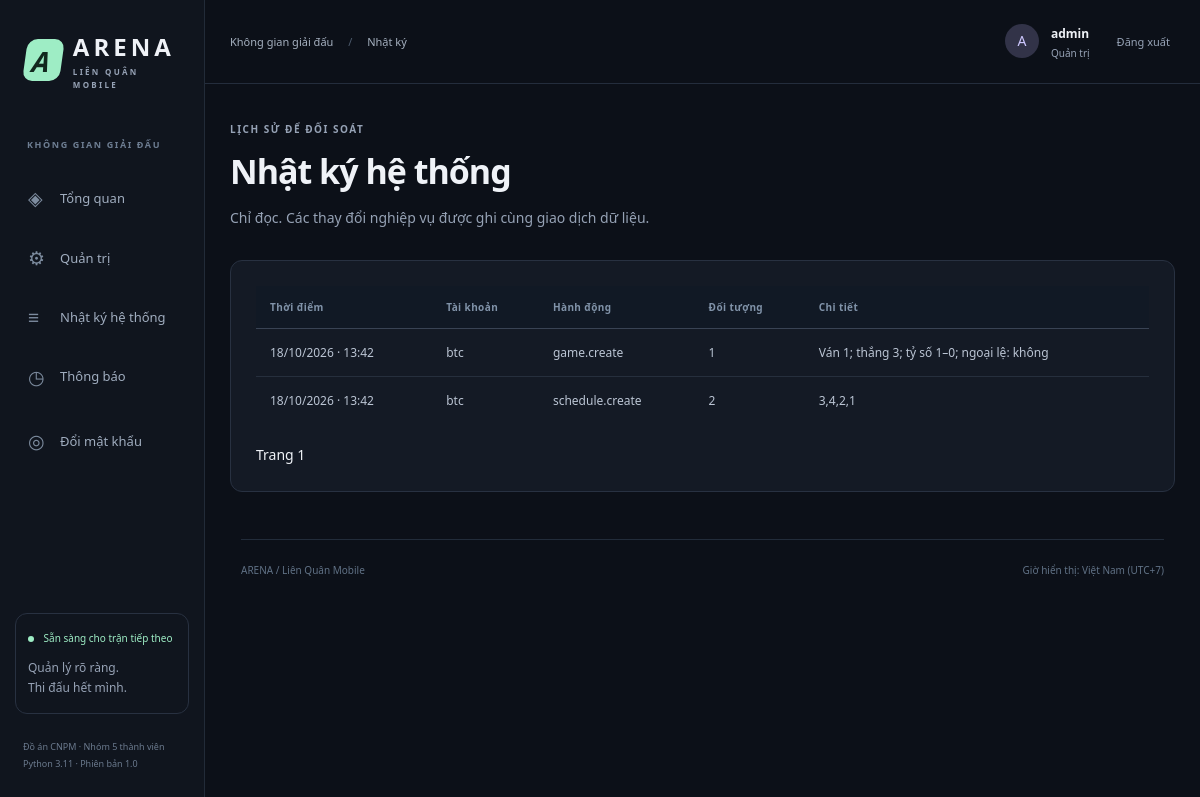
The app's page /audit (signed in) with its own data.
### tables this page shows
CREATE TABLE users(id INTEGER PRIMARY KEY,username TEXT NOT NULL UNIQUE,password_hash TEXT NOT NULL,student_id INTEGER UNIQUE REFERENCES students(id),role TEXT NOT NULL CHECK(role IN ('admin','organizer','referee','student')),active INTEGER NOT NULL DEFAULT 1 CHECK(active IN(0,1)));

CREATE TABLE audit(id INTEGER PRIMARY KEY,user_id INTEGER NOT NULL REFERENCES users(id),action TEXT NOT NULL,entity TEXT NOT NULL,detail TEXT NOT NULL DEFAULT '',created TEXT NOT NULL);

### app/admin.py (the view)
@bp.get("/audit")
def logs():
    permission("audit")
    page = integer(request.args.get("page", "1"), "Trang", 1, 100000)
    return render_template(
        "audit.html",
        logs=query(
            "SELECT a.*,u.username FROM audit a JOIN users u ON u.id=a.user_id ORDER BY a.id DESC LIMIT 50 OFFSET ?",
            ((page - 1) * 50,),
        ),
        page=page,
    )

### app/auth.py (called while the page is built)
def load_user():
    g.user = query(
        "SELECT u.*,s.ign,s.full_name FROM users u LEFT JOIN students s ON s.id=u.student_id WHERE u.id=? AND u.active=1",
        (session.get("uid"),),
        one=True,
    )
    if not g.user:
        session.pop("uid", None)

def csrf_token():
    if "csrf" not in session:
        session["csrf"] = secrets.token_hex(32)
    return session["csrf"]

def csrf_guard():
    if request.method == "POST":
        sent = request.form.get("csrf") or request.headers.get("X-CSRF-Token", "")
        if not secrets.compare_digest(sent, session.get("csrf", "")) or not sent:
            abort(400, description="Phiên biểu mẫu đã hết hạn. Hãy tải lại trang.")

### app/common.py (called while the page is built)
def require(condition, message):
    if not condition:
        raise BusinessError(message)

def integer(value, name, minimum=0, maximum=10**9):
    try:
        n = int(str(value))
    except (ValueError, TypeError):
        raise BusinessError(f"{name} phải là số nguyên.") from None
    require(minimum <= n <= maximum, f"{name} phải từ {minimum} đến {maximum}.")
    return n

def can(permission):
    return bool(
        g.user
        and query(
            "SELECT 1 FROM role_permissions WHERE role=? AND permission=?",
            (g.user["role"], permission),
            one=True,
        )
    )

def permission(name):
    if not g.user:
        abort(401)
    if not can(name):
        abort(403)

def display_time(value):
    if not value:
        return "Chưa xếp giờ"
    dt = datetime.strptime(value, "%Y-%m-%dT%H:%M").replace(tzinfo=timezone.utc)
    return dt.astimezone(ZoneInfo("Asia/Ho_Chi_Minh")).strftime("%d/%m/%Y · %H:%M")

### app/db.py (called while the page is built)
def get_db():
    if "db" not in g:
        g.db = sqlite3.connect(
            current_app.config["DATABASE"], timeout=15, isolation_level=None
        )
        g.db.row_factory = sqlite3.Row
        g.db.execute("PRAGMA foreign_keys=ON")
        g.db.execute("PRAGMA journal_mode=WAL")
        g.db.execute("PRAGMA busy_timeout=15000")
    return g.db

def query(sql, args=(), one=False):
    rows = get_db().execute(sql, args).fetchall()
    return (rows[0] if rows else None) if one else rows

### app/templates/audit.html
{% extends 'base.html' %}{% block crumb %}Nhật ký{% endblock %}{% block content %}<div class="page-heading"><p class="eyebrow">LỊCH SỬ ĐỂ ĐỐI SOÁT</p><h1>Nhật ký hệ thống</h1><p>Chỉ đọc. Các thay đổi nghiệp vụ được ghi cùng giao dịch dữ liệu.</p></div><section class="panel"><div class="table-scroll"><table><thead><tr><th>Thời điểm</th><th>Tài khoản</th><th>Hành động</th><th>Đối tượng</th><th>Chi tiết</th></tr></thead><tbody>{% for log in logs %}<tr><td>{{ log.created|timevn }}</td><td>{{ log.username }}</td><td>{{ log.action }}</td><td>{{ log.entity }}</td><td>{{ log.detail }}</td></tr>{% else %}<tr><td colspan="5">Chưa có nhật ký ở trang này.</td></tr>{% endfor %}</tbody></table></div><div class="actions">{% if page>1 %}<a class="btn secondary small" href="{{ url_for('admin.logs',page=page-1) }}">← Trang trước</a>{% endif %}<span>Trang {{ page }}</span>{% if logs|length==50 %}<a class="btn secondary small" href="{{ url_for('admin.logs',page=page+1) }}">Trang sau →</a>{% endif %}</div></section>{% endblock %}

### app/templates/base.html (shortened to what this page needs)
<!doctype html><html lang="vi"><head><link rel="stylesheet" href="{{ url_for('static',filename='style.css') }}"></head>
<body><aside class="sidebar" id="sidebar"><a class="brand" href="{{ url_for('web.home') }}"><span class="brand-icon">A</span><span>ARENA<small>LIÊN QUÂN MOBILE</small></span></a><p class="nav-label">KHÔNG GIAN GIẢI ĐẤU</p><nav><a class="nav-item {{ 'active' if request.endpoint=='web.home' }}" href="{{ url_for('web.home') }}"><span>◈</span>Tổng quan</a>{% if can('admin') %}<a class="nav-item" href="{{ url_for('admin.index') }}"><span>⚙</span>Quản trị</a>{% endif %}{% if can('audit') %}<a class="nav-item" href="{{ url_for('admin.logs') }}"><span>≡</span>Nhật ký hệ thống</a>{% endif %}{% if g.user %}<a class="nav-item" href="{{ url_for('admin.notifications') }}"><span>◷</span>Thông báo </a>{% endif %}</nav>{% if g.user %}<a class="nav-item" href="{{ url_for('auth.password_form') }}"><span>◎</span>Đổi mật khẩu</a>{% endif %}<div class="sidebar-note"><span class="dot"></span> Sẵn sàng cho trận tiếp theo<p>Quản lý rõ ràng.<br>Thi đấu hết mình.</p></div><div class="sidebar-foot">Đồ án CNPM · Nhóm 5 thành viên<br>Python 3.11 · Phiên bản 1.0</div></aside>
<div class="workspace"><header class="topbar"><button class="icon-btn mobile-only" id="menu-toggle" aria-label="Mở menu" aria-expanded="false">☰</button><span class="breadcrumb">Không gian giải đấu <span>/</span> {% block crumb %}Tổng quan{% endblock %}</span><div class="account">{% if g.user %}<span class="avatar">{{ (g.user.ign or g.user.username)[:1]|upper }}</span><span><b>{{ g.user.ign or g.user.username }}</b><small>{{ labels[g.user.role] }}</small></span><form method="post" action="{{ url_for('auth.logout') }}">{{ csrf_field() }}<button class="link-btn">Đăng xuất</button></form>{% else %}<a class="btn secondary small" href="{{ url_for('auth.login') }}">Đăng nhập</a><a class="btn small" href="{{ url_for('auth.register') }}">Tạo tài khoản</a>{% endif %}</div></header>
<main id="main">{% block content %}{% endblock %}</main><footer class="footer">ARENA / Liên Quân Mobile <span>Giờ hiển thị: Việt Nam (UTC+7)</span></footer></div></body></html>

### app/static/style.css (style rules this page uses)
:root { --bg:#0c1018;--panel:#141a25;--raised:#1b2230;--line:#283141;--text:#eff2f7;--muted:#96a2b5;--green:#9eedc5;--mint:#50c99b;--purple:#a99aff;--orange:#eeb575 }
* { box-sizing:border-box }
html { scroll-behavior:smooth;scroll-padding-top:100px }
body { margin:0;background:var(--bg);color:var(--text);font:14px/1.6 'Segoe UI',Arial,sans-serif }
a { color:inherit;text-decoration:none }
button,input,select,textarea { font:inherit }
button,a,input,select,textarea { outline-offset:4px }
button { cursor:pointer }
h1,h2,h3,p { margin-top:0 }
h1 { font-size:34px;line-height:1.3;letter-spacing:-1px;font-weight:700;margin-bottom:14px }
p { margin-bottom:15px }
small { font-size:12px }
.sidebar { position:fixed;inset:0 auto 0 0;width:234px;background:#10151e;border-right:1px solid #222b38;display:flex;flex-direction:column;padding:34px 20px;z-index:40 }
.brand { display:flex;align-items:center;gap:11px;font-size:24px;letter-spacing:4px;font-weight:800;padding:0 10px }
.brand small { display:block;font-size:8px;letter-spacing:2.3px;color:var(--muted) }
.brand-icon { background:var(--green);color:#12281e;width:40px;height:42px;display:grid;place-items:center;border-radius:10px;transform:skew(-8deg);font-style:italic;font-size:28px }
.nav-label { font-size:9px;color:#6e7e93;letter-spacing:1.6px;font-weight:700;margin:46px 12px 14px }
.nav-item { display:flex;align-items:center;gap:12px;padding:12px 13px;border-radius:9px;margin:5px 0;color:#a0adbf;font-size:13px }
.nav-item>span { font-size:19px;min-width:20px;color:#7d8c9f }
.sidebar-note { margin-top:auto;border:1px solid var(--line);border-radius:12px;padding:16px 12px;font-size:10px;color:var(--green) }
.sidebar-note p { color:var(--muted);font-size:12px;margin:12px 0 0 }
.sidebar-foot { font-size:9px;line-height:1.9;color:#6b7a8e;margin:24px 8px 0 }
.workspace { margin-left:234px }
.topbar { height:84px;border-bottom:1px solid #242d3c;display:flex;align-items:center;justify-content:space-between;padding:0 36px;gap:16px }
.breadcrumb { font-size:12px;color:#a6b1c0 }
.breadcrumb>span { color:#4e5c6e;margin:0 12px }
.account { display:flex;align-items:center;gap:12px }
.account b { font-size:12px }
.account small { display:block;color:var(--muted);font-size:10px }
.avatar { width:34px;height:34px;border-radius:50%;background:#323348;color:#cec8ff;display:grid;place-items:center }
.account form { margin-left:10px }
.account .link-btn { font-size:11px;color:var(--muted) }
main { padding:32px 36px 50px;max-width:1600px;margin:auto }
.eyebrow { font-size:10px;color:var(--green);letter-spacing:1.5px;font-weight:700;margin-bottom:12px }
.actions { display:flex;align-items:center;gap:12px;flex-wrap:wrap;margin-top:20px }
.link-btn { background:none;border:0;color:var(--green);padding:5px;font-size:12px }
.dot { display:inline-block;width:6px;height:6px;border-radius:50%;background:var(--green);margin-right:7px }
.page-heading { margin:12px 0 30px }
.page-heading>p { color:var(--muted) }
.panel { background:var(--panel);border:1px solid var(--line);border-radius:12px;padding:25px;margin:22px 0 }
.table-scroll { overflow:auto;max-width:100% }
table { width:100%;border-collapse:collapse;text-align:left;font-size:12px }
th { color:#8193a9;font-size:10px;letter-spacing:.4px;font-weight:600;padding:13px 14px;border-bottom:1px solid #394354;background:#111925;white-space:nowrap }
td { padding:14px;border-bottom:1px solid #262f3d;color:#bbc5d4 }
tr:last-child td { border-bottom:0 }
.footer { border-top:1px solid #222c3a;margin:0 36px;padding:22px 0;color:#607185;font-size:10px;display:flex;justify-content:space-between }
@media (max-width:1200px) { .sidebar { width:205px;padding:28px 15px } }
@media (max-width:1200px) { .workspace { margin-left:205px } }
@media (max-width:1200px) { main { padding:25px } }
@media (max-width:1200px) { .topbar { padding:0 25px } }
@media (max-width:1200px) { .breadcrumb { font-size:11px } }

### records on screen
users: username "A", user "admin", role "Quản trị"
audit: created "18/10/2026 · 13:42", username "btc", action "game.create", entity "1", detail "Ván 1; thắng 3; tỷ số 1–0; ngoại lệ: không"
audit: created "18/10/2026 · 13:42", username "btc", action "schedule.create", entity "2", detail "3,4,2,1"

### other values on screen
{{ page }} "1"
